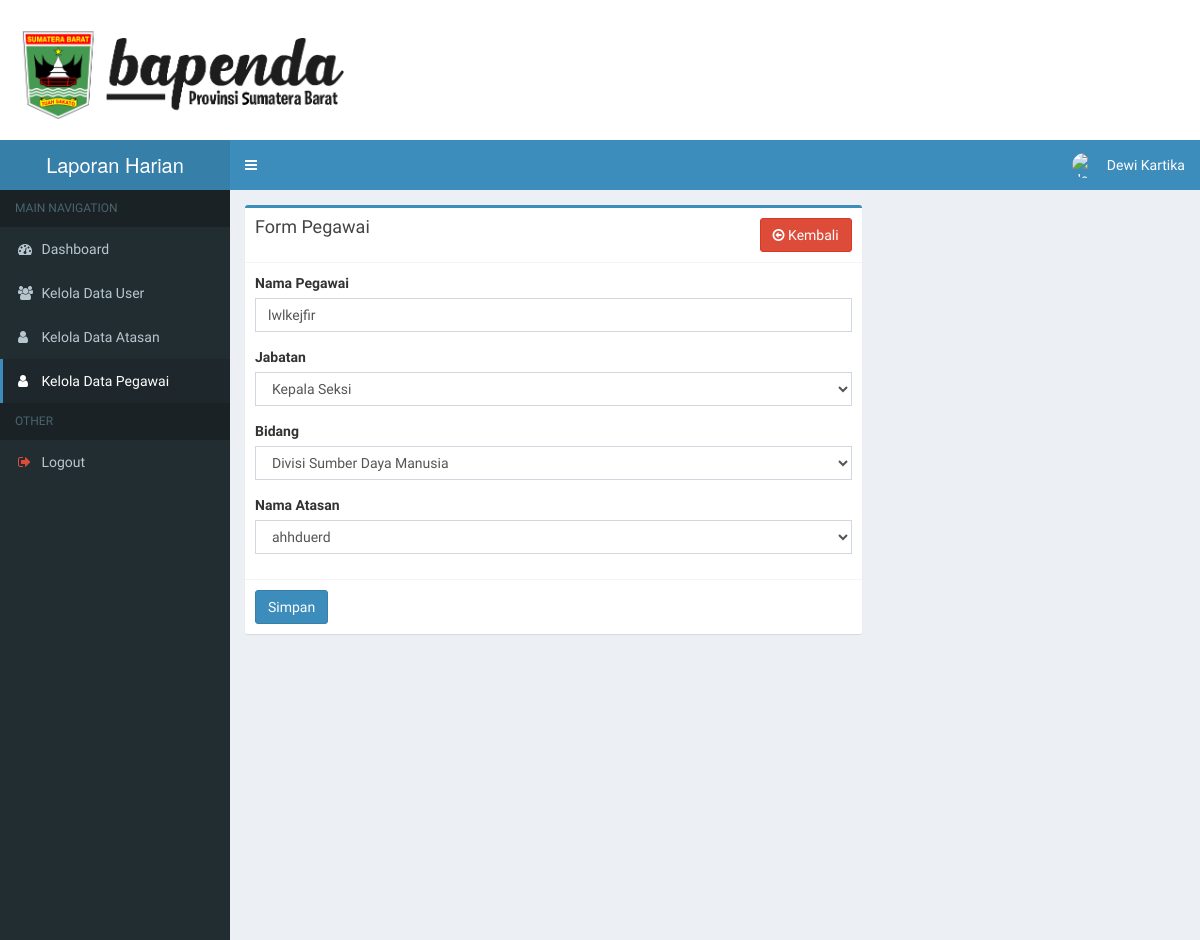
Page /detail_index.php?p=pegawai&act=edit&id_pegawai=3 (signed in) on the committed database.
### tables this page shows
CREATE TABLE `pegawai` (
  `id_pegawai` int(11) NOT NULL,
  `nama_pegawai` varchar(255) NOT NULL,
  `jabatan` varchar(125) NOT NULL,
  `bidang` varchar(125) NOT NULL,
  `id_atasan` int(11) NOT NULL
);

CREATE TABLE `atasan` (
  `id_atasan` int(11) NOT NULL,
  `nip` varchar(50) NOT NULL,
  `nama_atasan` varchar(255) NOT NULL,
  `jabatan` varchar(50) NOT NULL,
  `bidang` varchar(50) NOT NULL
);

### page/pegawai/edit.php (the view, shortened to what this page needs)
<?php
    $id_pegawai = $_GET['id_pegawai'];
    $sql = "select * from pegawai where id_pegawai='$id_pegawai'";
    $query = mysqli_query($con, $sql);
    $data = mysqli_fetch_array($query);
 ?>
<?php
$id_pegawai = $_GET['id_pegawai'];
$result = mysqli_query($con, "SELECT * FROM pegawai WHERE id_pegawai='$id_pegawai'") or die (mysqli_error($con));
while($data_pegawai = mysqli_fetch_array($result))
{
        $id_atasan = $data_pegawai['id_atasan'];
}
	$atasan = mysqli_query($con,"SELECT * FROM atasan");
?>
<div class="row">
    <div class="col-md-8">
      <div class="box box-primary">
        <div class="box-header with-border">
          <h3 class="box-title">Form Pegawai</h3>
          <span class="pull-right"><a class="btn btn-danger" href="detail_index.php?p=pegawai" role="button"><span class="fa fa-arrow-circle-o-left"></span> Kembali</a></span>
        </div>
        <form role="form" method="post">
          <div class="box-body">
            <div class="form-group">
              <label for="exampleInputEmail1">Nama Pegawai</label>
              <input type="text" class="form-control" id="exampleInputEmail1" placeholder="Masukan Nama Pegawai" name="nama_pegawai" required value="<?= $data['nama_pegawai'] ?>">
            </div>
            <div class="form-group">
              <label for="exampleInputEmail1">Jabatan</label>
              <select name="jabatan" class="form-control custom-select">
                <option value="Kepala Seksi" <?= ($data['jabatan']=='Kepala Seksi')?'selected':'' ?>>Kepala Seksi</option>
              </select>
            </div>
            <div class="form-group">
              <label for="exampleInputEmail1">Bidang</label>
              <select name="bidang" class="form-control custom-select">
                <option value="Divisi Sumber Daya Manusia" <?= ($data['bidang']=='Divisi Sumber Daya Manusia')?'selected':'' ?>>Divisi Sumber Daya Manusia</option>
              </select>
            </div>
            <div class="form-group">
              <label for="exampleInputEmail1">Nama Atasan</label>
              <select name="id_atasan" class="form-control custom-select">
                <?php
					while ($data=mysqli_fetch_array($atasan)) {
				?>
                    <option value="<?php echo $data['id_atasan']; ?>"
                        <?php if($id_atasan==$data['id_atasan']) echo 'selected="selected"'; ?>>
                        <?php echo $data['nama_atasan']; ?></option>
                <?php
                    }
                  ?>
              </select>
            </div>
          </div>
          <div class="box-footer">
            <button type="submit" class="btn btn-primary" name="simpan">Simpan</button>
          </div>
        </form>
      </div>
    </div>
  </div>

### rows in the picture
pegawai: nama_pegawai "lwlkejfir", jabatan "Kepala Seksi", bidang "Divisi Sumber Daya Manusia", id_atasan "ahhduerd"

### other values in the picture
$_SESSION['name'] "Dewi Kartika"
